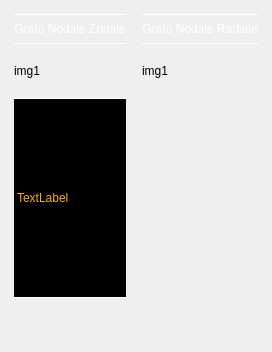
      <widget class="QWidget" name="onr1TabWgt">
       <property name="styleSheet">
        <string notr="true"/>
       </property>
       <attribute name="title">
        <string>Grafi pre-ONR</string>
       </attribute>
       <layout class="QVBoxLayout" name="onr1TabVBL">
        <property name="spacing">
         <number>0</number>
        </property>
        <property name="leftMargin">
         <number>0</number>
        </property>
        <property name="topMargin">
         <number>0</number>
        </property>
        <property name="rightMargin">
         <number>0</number>
        </property>
        <property name="bottomMargin">
         <number>0</number>
        </property>
        <item>
         <widget class="QWidget" name="onr1Wgt" native="true">
          <layout class="QHBoxLayout" name="onr1HBL">
           <item>
            <widget class="QWidget" name="onr1sxWgt" native="true">
             <layout class="QVBoxLayout" name="onr1sxVBL" stretch="0,0,0,0">
              <property name="spacing">
               <number>20</number>
              </property>
              <property name="leftMargin">
               <number>5</number>
              </property>
              <property name="topMargin">
               <number>5</number>
              </property>
              <property name="rightMargin">
               <number>5</number>
              </property>
              <property name="bottomMargin">
               <number>5</number>
              </property>
              <item>
               <widget class="QLabel" name="onr1sxTitleLbl">
                <property name="minimumSize">
                 <size>
                  <width>0</width>
                  <height>30</height>
                 </size>
                </property>
                <property name="maximumSize">
                 <size>
                  <width>16777215</width>
                  <height>30</height>
                 </size>
                </property>
                <property name="sizeIncrement">
                 <size>
                  <width>0</width>
                  <height>30</height>
                 </size>
                </property>
                <property name="styleSheet">
                 <string notr="true">font: 75 14pt &quot;MS Shell Dlg 2&quot;;
color: rgb(255, 255, 255);
border-top: 1px solid rgb(255, 255, 255);
border-bottom: 1px solid rgb(255, 255, 255);</string>
                </property>
                <property name="text">
                 <string>Grafo Nodale Zonale</string>
                </property>
                <property name="alignment">
                 <set>Qt::AlignCenter</set>
                </property>
               </widget>
              </item>
              <item>
               <widget class="QLabel" name="onr1sxFigLbl">
                <property name="text">
                 <string>img1</string>
                </property>
               </widget>
              </item>
              <item>
               <widget class="QLabel" name="onr1logLbl">
                <property name="minimumSize">
                 <size>
                  <width>0</width>
                  <height>200</height>
                 </size>
                </property>
                <property name="styleSheet">
                 <string notr="true">font: 10pt &quot;MS Shell Dlg 2&quot;;
background-color: rgb(0, 0, 0);
border-top: 1px solid  rgb(255, 255, 255);
border-bottom: 1px solid  rgb(255, 255, 255);
color: rgb(255, 170, 0);
</string>
                </property>
                <property name="text">
                 <string>TextLabel</string>
                </property>
                <property name="margin">
                 <number>10</number>
                </property>
               </widget>
              </item>
              <item>
               <spacer name="onr1SxSpc">
                <property name="orientation">
                 <enum>Qt::Vertical</enum>
                </property>
                <property name="sizeHint" stdset="0">
                 <size>
                  <width>20</width>
                  <height>40</height>
                 </size>
                </property>
               </spacer>
              </item>
             </layout>
            </widget>
           </item>
           <item>
            <widget class="QWidget" name="onr1dxWgt" native="true">
             <layout class="QVBoxLayout" name="onr1dxVBL" stretch="0,0,0">
              <property name="spacing">
               <number>20</number>
              </property>
              <property name="leftMargin">
               <number>5</number>
              </property>
              <property name="topMargin">
               <number>5</number>
              </property>
              <property name="rightMargin">
               <number>5</number>
              </property>
              <property name="bottomMargin">
               <number>5</number>
              </property>
              <item>
               <widget class="QLabel" name="onr1dxTitleLbl">
                <property name="minimumSize">
                 <size>
                  <width>0</width>
                  <height>30</height>
                 </size>
                </property>
                <property name="maximumSize">
                 <size>
                  <width>16777215</width>
                  <height>30</height>
                 </size>
                </property>
                <property name="sizeIncrement">
                 <size>
                  <width>0</width>
                  <height>30</height>
                 </size>
                </property>
                <property name="styleSheet">
                 <string notr="true">font: 75 14pt &quot;MS Shell Dlg 2&quot;;
color: rgb(255, 255, 255);
border-top: 1px solid rgb(255, 255, 255);
border-bottom: 1px solid rgb(255, 255, 255);</string>
                </property>
                <property name="text">
                 <string>Grafo Nodale Radiale</string>
                </property>
                <property name="alignment">
                 <set>Qt::AlignCenter</set>
                </property>
               </widget>
              </item>
              <item>
               <widget class="QLabel" name="onr1dxFigLbl">
                <property name="text">
                 <string>img1</string>
                </property>
               </widget>
              </item>
              <item>
               <spacer name="onr1dxSpc">
                <property name="orientation">
                 <enum>Qt::Vertical</enum>
                </property>
                <property name="sizeHint" stdset="0">
                 <size>
                  <width>20</width>
                  <height>40</height>
                 </size>
                </property>
               </spacer>
              </item>
             </layout>
            </widget>
           </item>
          </layout>
         </widget>
        </item>
       </layout>
      </widget>
